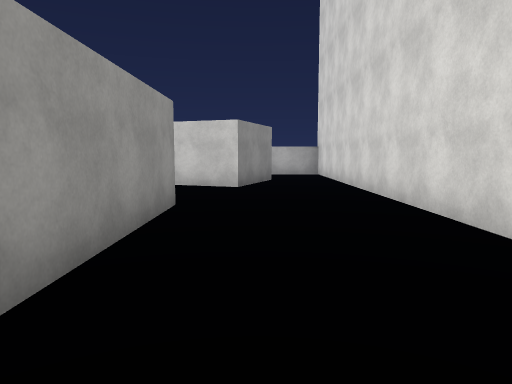
[1] (above)

17 first-person views from a walk through a scene from a Unity 3-D project. The camera is 1.5 m above the floor, tilts 6° down and sees 70° across. The floor is counted in squares, 2 m on a side. Each view is taken from the middle of a square. On the plan, view 1 faces up. The plan holds only what a view shows up to about 11 squares ahead; the rest is blank. The place goes on beyond the plan. The player is left out. Surface patterns are stand-ins for the level's own textures.

[2]
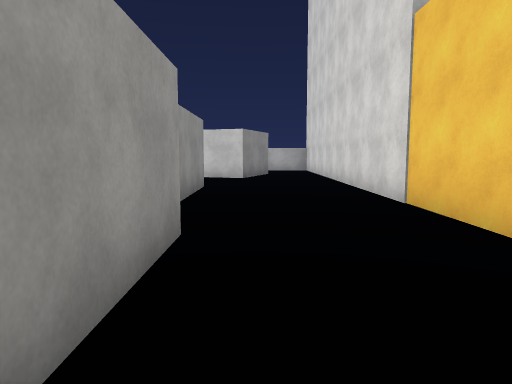

[3]
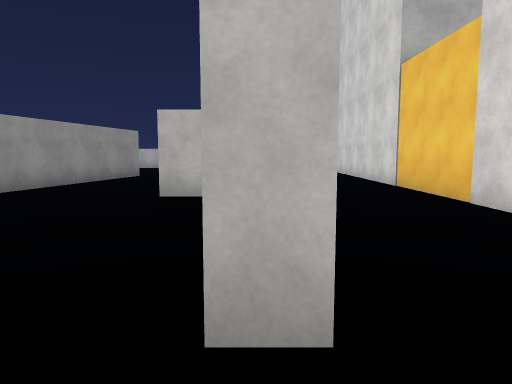

[4]
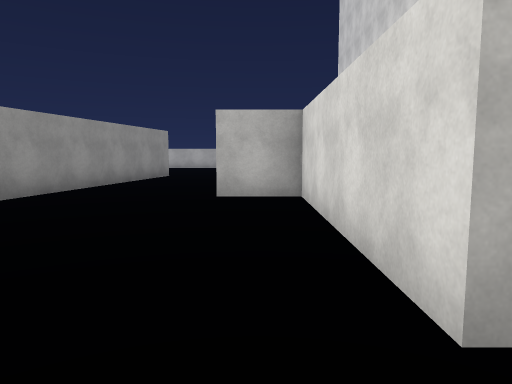

[5]
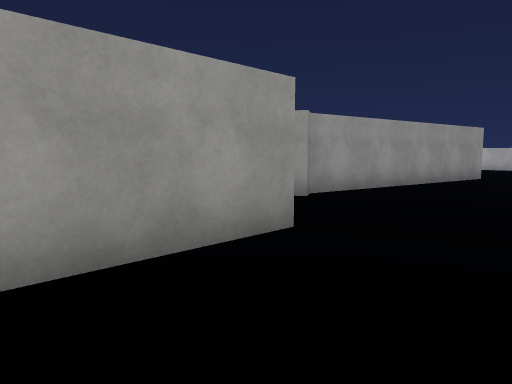

[6]
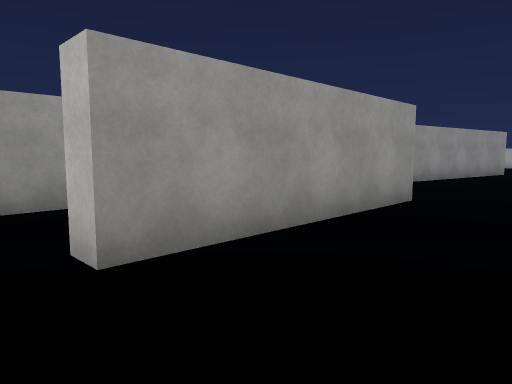

[7]
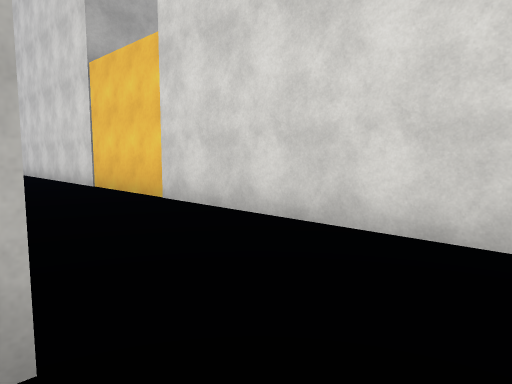

[8]
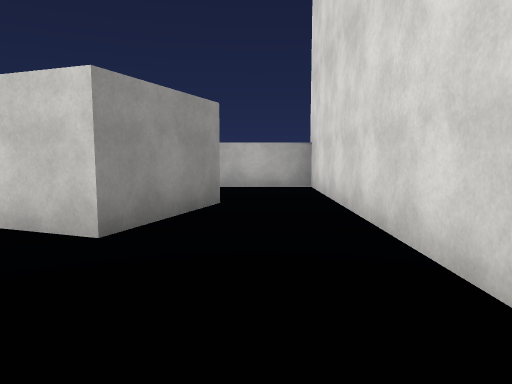

[9]
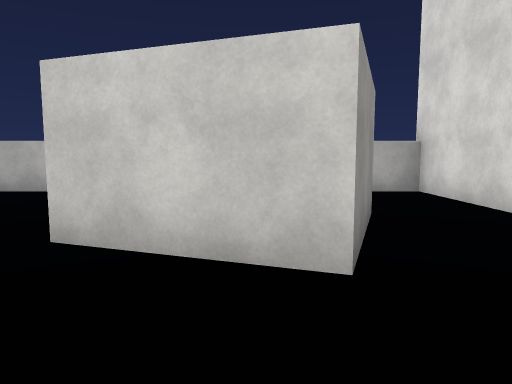

[10]
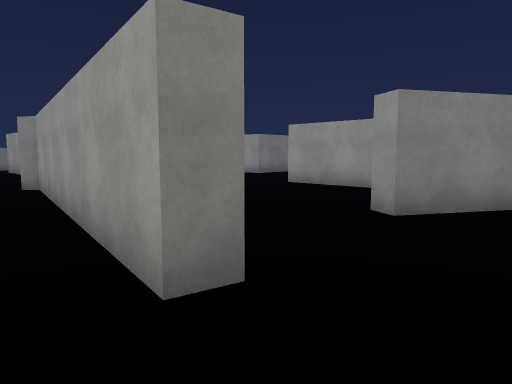

[11]
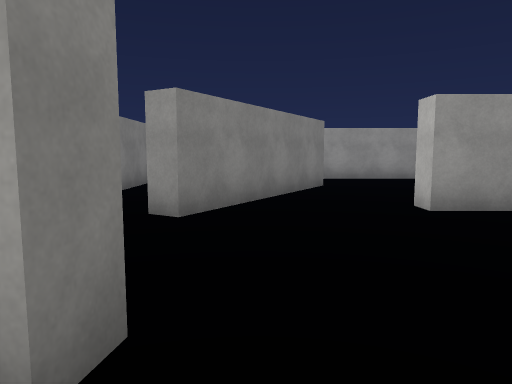

[12]
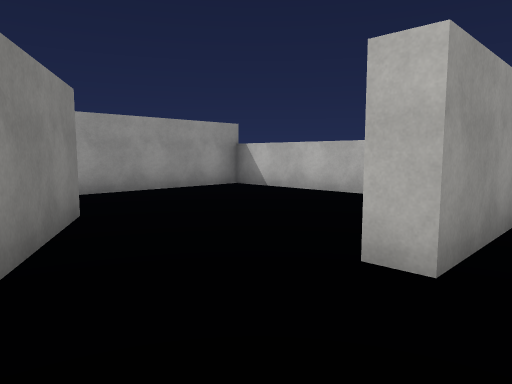

[13]
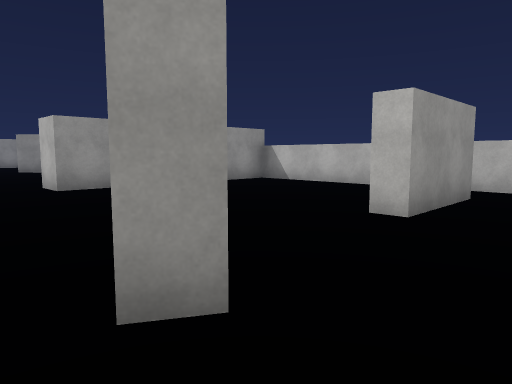

[14]
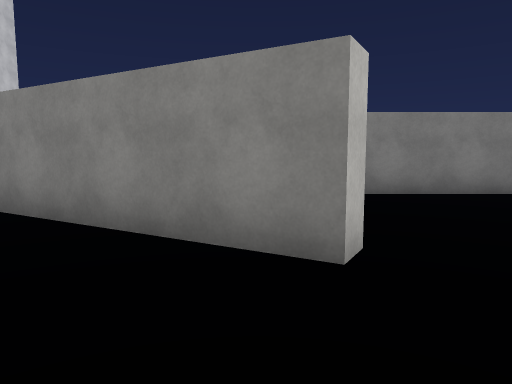

[15]
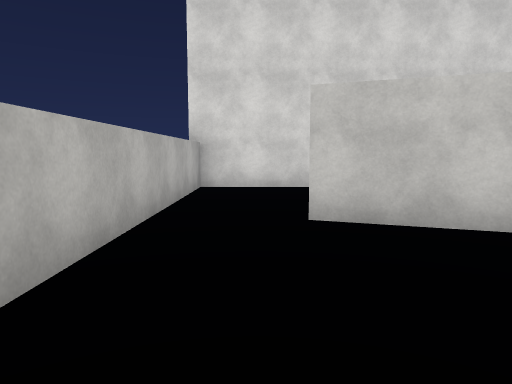

[16]
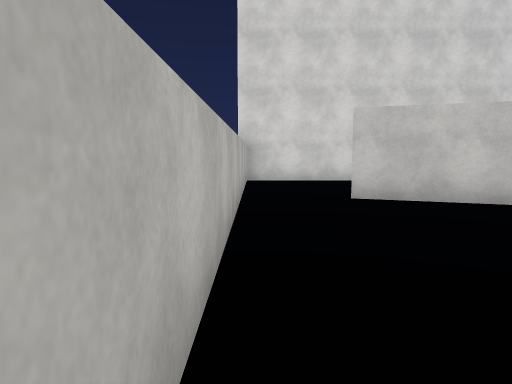

[17]
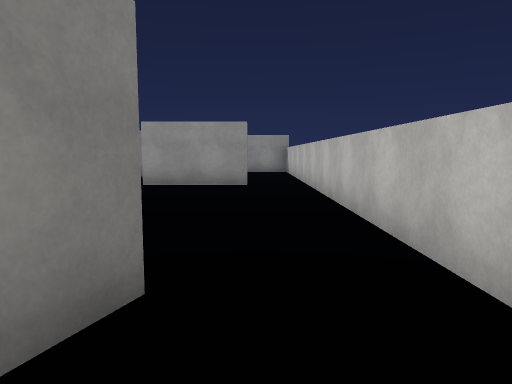

### Floor plan
Points are (right, up) in squares from view 1. A wall is a line through its corners. A room is listed if a view was taken in it or the views show most of it. See-through windows are left out.
Room 1 (views 1, 2, 3, 4, 5, 6, 7, 8, 9, 10, 11, 12, 13, 15, 16, 17)
walls: (-0.7, 0.4) (-0.7, -2.1); (-1.2, 5.4) (-1.2, 1.6); (-4.3, -3) (-4.3, -8.1) (-4.9, -8.1); (-5.5, 6.5) (-4.9, 6.4) (-5.4, 3.7); (-0.6, -4.7) (-1.2, -4.7) (-1.2, -2.5); (2.3, -5.5) (2.3, 13.2) (-9.6, 13.2); (0.5, 10.6) (-0.4, 8.2) (-2.8, 9.1) (-1.9, 11.4) (-1.1, 11.1); (-10, 7.1) (-8.3, 6.1) (-8.6, 5.6); (-7.3, -7.2) (-7.3, -8.1); (-8.7, 11.9) (-8.7, 9.3) (-9.2, 9.3)
ways out: opening at (-8, 5)
Room 2 (view 14)
walls: (-12.9, 8.1) (-12.6, 8.6) (-10, 7.1); (-9.6, 13.2) (-15, 13.2) (-15, 7.3)

Positions as (right, up) in squares from view 1, and headings:
1: (0, 0), facing up
2: (0, -3), facing up
3: (-1, -6), facing up
4: (-2, -6), facing up
5: (-2, -6), facing up-left
6: (-2, -9), facing up-left
7: (-1, -6), facing up-right
8: (1, 5), facing up
9: (-1, 6), facing up
10: (-4, 8), facing down-left
11: (-4, 7), facing left
12: (-8, 7), facing up-left
13: (-7, 5), facing up-left
14: (-12, 11), facing down
15: (-6, 12), facing right
16: (-8, 13), facing right
17: (0, 12), facing left
